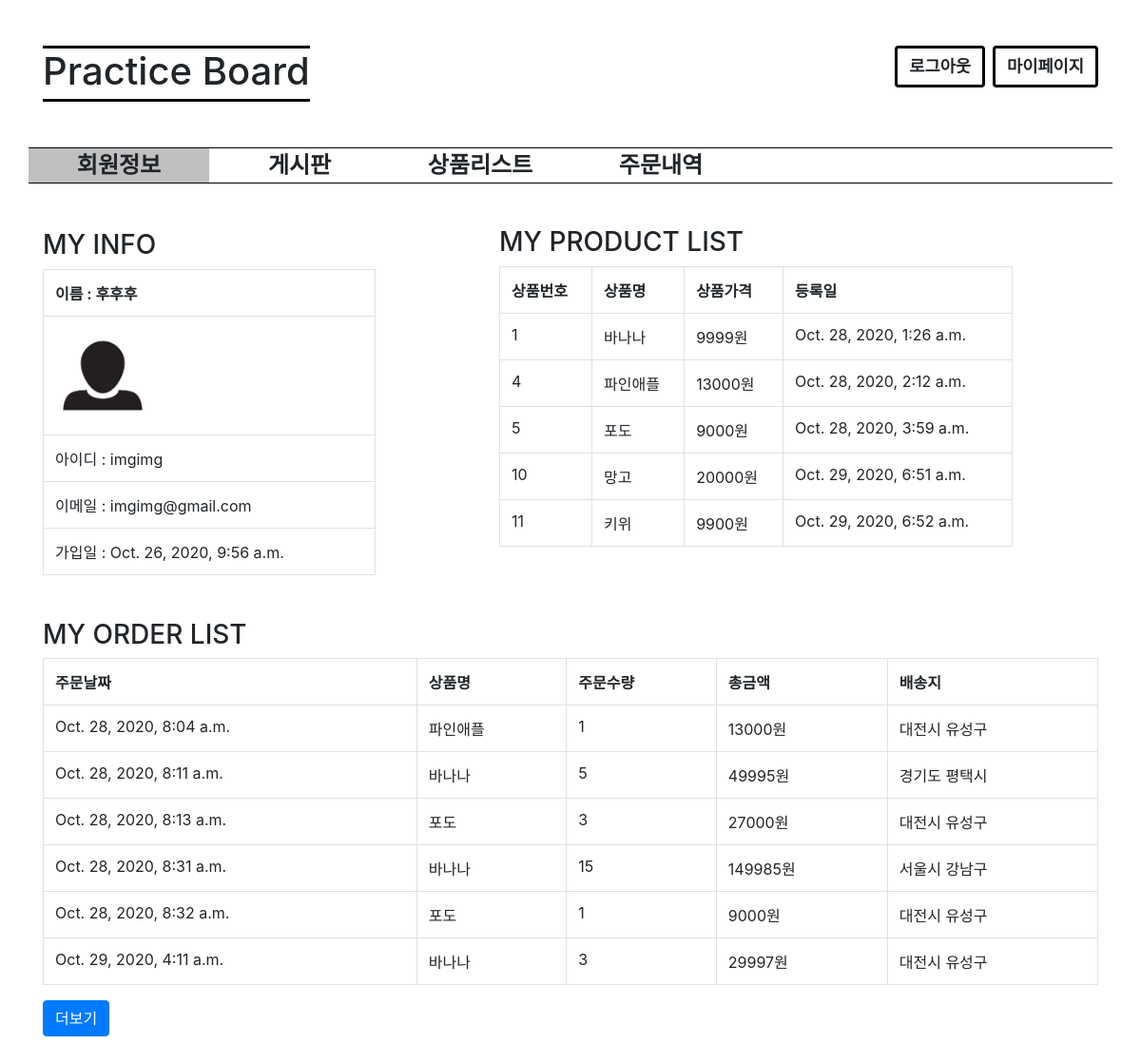
The page /user/myinfo/ (signed in) on the database its author committed.
### user/models.py (models this page shows)
class User(models.Model):
    userid = models.CharField(max_length=32, verbose_name='아이디')
    username = models.CharField(max_length=32, verbose_name='이름')
    password = models.CharField(max_length=32, verbose_name='비밀번호')
    useremail = models.EmailField(
        max_length=64, verbose_name='이메일', default='None')
    regdate = models.DateTimeField(auto_now_add=True, verbose_name='등록시간')
    userimg = models.ImageField(
        blank=True,  upload_to="images", verbose_name='유저이미지', default="None")
    def __str__(self):
        return self.userid
    class Meta:
        db_table = 'practice_user'
        verbose_name = '연습보드 사용자'
        verbose_name_plural = '연습보드 사용자'

### product/models.py (models this page shows)
class Product(models.Model):
    name = models.CharField(max_length=64, verbose_name='상품명')
    price = models.IntegerField(verbose_name='상품가격')
    description = models.TextField(verbose_name='상품설명')
    productimg = models.ImageField(
        blank=True,  upload_to="images", verbose_name='상품이미지', default="None")
    reguser = models.ForeignKey(
        'user.User', on_delete=models.CASCADE, verbose_name='등록자')
    regdate = models.DateTimeField(auto_now_add=True, verbose_name='등록일')
    def __str__(self):
        return self.name
    class Meta:
        db_table = 'pactice_product'
        verbose_name = '상품'
        verbose_name_plural = '상품'

### order/models.py (models this page shows, shortened)
class Order(models.Model):
    user = models.ForeignKey(
        'user.User', on_delete=models.CASCADE, verbose_name='구매자')
    product = models.ForeignKey(
        'product.Product', on_delete=models.CASCADE, verbose_name='상품')
    userid = models.CharField(
        max_length=64, verbose_name='구매자아이디', default='None'
    )
    countprice = models.IntegerField(verbose_name='상품가격', default='0')
    price = models.IntegerField(verbose_name='총가격', default='0')
    quantity = models.IntegerField(verbose_name='수량')
    address = models.CharField(
        max_length=128, verbose_name='구매자주소', default="None", null=False)
    productimg = models.CharField(
        max_length=64, verbose_name='상품이미지', default='None')
    orderdate = models.DateTimeField(auto_now_add=True, verbose_name='구매일')
    class Meta:
        db_table = 'practice_order'
        verbose_name = '주문'
        verbose_name_plural = '주문'

### user/views.py (the view)
# urls.py: path('myinfo/', views.myinfo),
def myinfo(request):
    user_id = request.session.get('user')
    userinfo = {}
    if user_id:
        user = User.objects.get(pk=user_id)
        userinfo['userid'] = user.userid
        userinfo['username'] = user.username
        userinfo['useremail'] = user.useremail
        userinfo['userregdate'] = user.regdate
        userinfo['userimg'] = user.userimg
        order = Order.objects.filter(userid=user)
        orders = {}
        orders['order'] = order
        product = Product.objects.filter(reguser=user)
        products = {}
        products['product'] = product
        return render(request, 'myinfo.html', {**userinfo, **orders, **products})
    else:
        return redirect('/user/login/')

### user/templates/myinfo.html (shortened to what this page needs)
{% extends "base.html" %}
{% block contents %}
<div class="row mt-5">
    <div class="col-4">
        <h3>
            MY INFO
        </h3>
    </div>
    <div class="col-6 productlist">
        <h3>
            MY PRODUCT LIST
        </h3>
    </div>
    <div class="col-4">
        <table class=" table table-bordered">
            <tr>
                <th>이름 : {{ username }}</th>
            </tr>
            <tr>
                <td><img src="/media/{{ userimg }}"></img></td>
            <tr>
                <td>아이디 : {{ userid }}</td>
            </tr>
            <tr>
                <td>이메일 : {{ useremail }}</td>
            </tr>
            <tr>
                <td>가입일 : {{ userregdate }}</td>
            </tr>
        </table>
    </div>
    <div class="col-6 productlist">
        <table class=" table table-bordered">
            <tr>
                <th>상품번호 </th>
                <th>상품명 </th>
                <th>상품가격 </th>
                <th>등록일 </th>
            </tr>
            {% for product in product %}
            <tr onclick="location.href='/product/detail/{{ product.id }}'" class="infoproductlist">
                <td>{{ product.id }}</td>
                <td>{{ product.name }}</td>
                <td>{{ product.price }}원</td>
                <td>{{ product.regdate }}</td>
            </tr>
            {% endfor %}
        </table>
    </div>
    <div class="col-12" style="margin-bottom: 50px; margin-top: 30px;">
        <h3>
            MY ORDER LIST
        </h3>
        <table class="table table-bordered">
            <tr>
                <th>주문날짜 </th>
                <th>상품명 </th>
                <th>주문수량 </th>
                <th>총금액 </th>
                <th>배송지 </th>
            </tr>
            {% for order in order %}
            <tr onclick="location.href='/order/detail/{{ order.id }}'" class="orderlist">
                <td>{{ order.orderdate }}</td>
                <td>{{ order.product }}</td>
                <td>{{ order.quantity }}</td>
                <td>{{ order.price }}원</td>
                <td>{{ order.address }}</td>
            </tr>
            {% endfor %}
        </table>
        <button class="btn btn-primary" onclick="location.href='/order/list'">더보기</button>
    </div>
</div>
{% endblock %}

### user/templates/myinfo.html (style rules this page uses)
img { width: 100; }
.productlist { margin-left: 100px; margin-top: -3px; }

### rows shown on the page
User: username "후후후", userimg (picture), userid "imgimg", useremail "imgimg@gmail.com", regdate "Oct. 26, 2020, 9:56 a.m."
Product: id "1", name "바나나", price "9999", regdate "Oct. 28, 2020, 1:26 a.m."
Product: id "4", name "파인애플", price "13000", regdate "Oct. 28, 2020, 2:12 a.m."
Product: id "5", name "포도", price "9000", regdate "Oct. 28, 2020, 3:59 a.m."
Product: id "10", name "망고", price "20000", regdate "Oct. 29, 2020, 6:51 a.m."
Product: id "11", name "키위", price "9900", regdate "Oct. 29, 2020, 6:52 a.m."
Order: orderdate "Oct. 28, 2020, 8:04 a.m.", product "파인애플", quantity "1", price "13000", address "대전시 유성구"
Order: orderdate "Oct. 28, 2020, 8:11 a.m.", product "바나나", quantity "5", price "49995", address "경기도 평택시"
Order: orderdate "Oct. 28, 2020, 8:13 a.m.", product "포도", quantity "3", price "27000", address "대전시 유성구"
Order: orderdate "Oct. 28, 2020, 8:31 a.m.", product "바나나", quantity "15", price "149985", address "서울시 강남구"
Order: orderdate "Oct. 28, 2020, 8:32 a.m.", product "포도", quantity "1", price "9000", address "대전시 유성구"
Order: orderdate "Oct. 29, 2020, 4:11 a.m.", product "바나나", quantity "3", price "29997", address "대전시 유성구"
